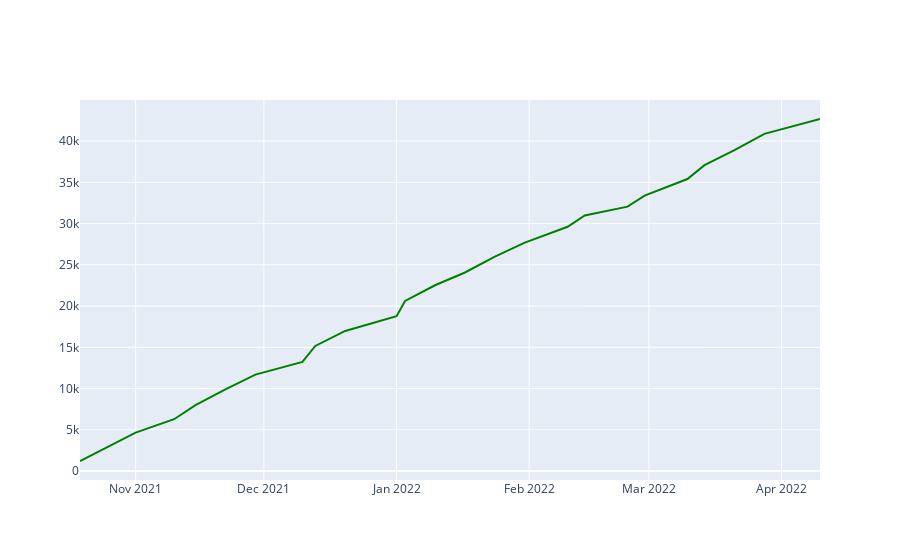

Notebook cell for this chart:
### Code cell
fig = go.Figure()

df = pd.read_csv('schedule_acd.csv',index_col=0)
df2=df[df['season']==2022]
gb = df2.groupby('week')
a=gb.agg({'datetime' : np.min,
        'cd' : np.mean})
a.sort_values(by='datetime', key=pd.to_datetime, inplace=True)

fig.add_trace(
    go.Scatter(x = pd.to_datetime(a['datetime']), 
            y = a['cd'],
            mode = 'lines',
            line={'color': 'gray'},
            name='Average',
            )
)
fig.show()

### Figure 1 — Plotly figure (JSON) as saved in the notebook; plotly's stock layout.template omitted (floating-point values rounded to 4 significant figures)
{"data": [{"line": {"color": "green"}, "mode": "lines", "name": "Average", "type": "scatter", "x": ["2021-10-19T00:00:00", "2021-10-25T00:00:00", "2021-11-01T00:00:00", "2021-11-10T00:00:00", "2021-11-15T00:00:00", "2021-11-22T00:00:00", "2021-11-29T00:00:00", "2021-12-10T00:00:00", "2021-12-13T00:00:00", "2021-12-20T00:00:00", "2022-01-01T00:00:00", "2022-01-03T00:00:00", "2022-01-10T00:00:00", "2022-01-17T00:00:00", "2022-01-24T00:00:00", "2022-01-31T00:00:00", "2022-02-10T00:00:00", "2022-02-14T00:00:00", "2022-02-24T00:00:00", "2022-02-28T00:00:00", "2022-03-10T00:00:00", "2022-03-14T00:00:00", "2022-03-21T00:00:00", "2022-03-28T00:00:00", "2022-04-10T00:00:00"], "y": [1214.0, 2778.0, 4651.0, 6280.0, 7988.0, 9893.0, 11680.0, 13220.0, 15160.0, 16980.0, 18770.0, 20630.0, 22520.0, 24070.0, 26000.0, 27690.0, 29610.0, 30980.0, 32050.0, 33390.0, 35400.0, 37090.0, 38900.0, 40880.0, 42680.0]}], "layout": {}}
